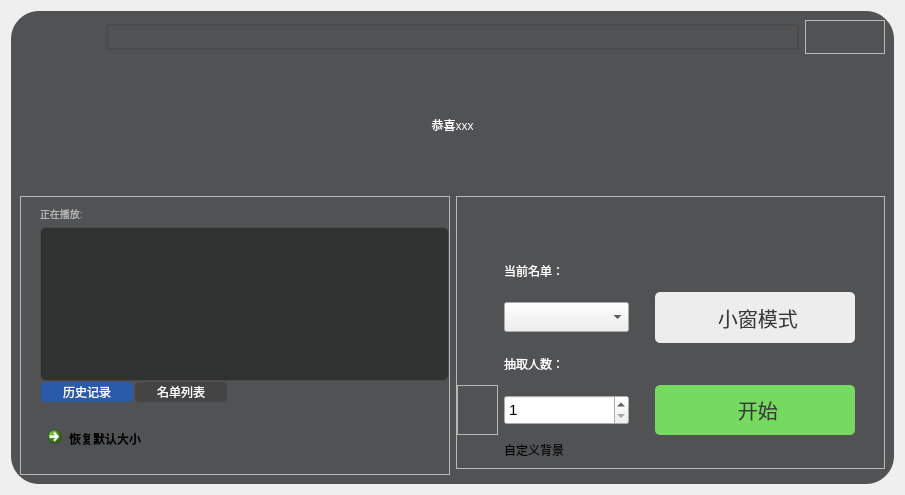
<?xml version="1.0" encoding="UTF-8"?>
<ui version="4.0">
 <class>CRPmain</class>
 <widget class="QWidget" name="CRPmain">
  <property name="geometry">
   <rect>
    <x>0</x>
    <y>0</y>
    <width>905</width>
    <height>495</height>
   </rect>
  </property>
  <property name="minimumSize">
   <size>
    <width>905</width>
    <height>495</height>
   </size>
  </property>
  <property name="windowTitle">
   <string>Class Roster Picker</string>
  </property>
  <property name="windowIcon">
   <iconset resource="../res/ui1.qrc">
    <normaloff>:/icons/picker.ico</normaloff>:/icons/picker.ico</iconset>
  </property>
  <property name="styleSheet">
   <string notr="true"/>
  </property>
  <widget class="QFrame" name="frame">
   <property name="geometry">
    <rect>
     <x>11</x>
     <y>11</y>
     <width>883</width>
     <height>473</height>
    </rect>
   </property>
   <property name="sizePolicy">
    <sizepolicy hsizetype="Expanding" vsizetype="Expanding">
     <horstretch>0</horstretch>
     <verstretch>0</verstretch>
    </sizepolicy>
   </property>
   <property name="minimumSize">
    <size>
     <width>0</width>
     <height>0</height>
    </size>
   </property>
   <property name="styleSheet">
    <string notr="true">#frame {
    border-radius: 28px;
    border-image: url(:/images/(1070).webp); 
}
</string>
   </property>
   <property name="frameShape">
    <enum>QFrame::StyledPanel</enum>
   </property>
   <property name="frameShadow">
    <enum>QFrame::Raised</enum>
   </property>
   <layout class="QGridLayout" name="gridLayout">
    <property name="sizeConstraint">
     <enum>QLayout::SetMinimumSize</enum>
    </property>
    <property name="leftMargin">
     <number>0</number>
    </property>
    <property name="topMargin">
     <number>0</number>
    </property>
    <property name="rightMargin">
     <number>0</number>
    </property>
    <property name="bottomMargin">
     <number>0</number>
    </property>
    <item row="0" column="0">
     <widget class="QFrame" name="frame_4">
      <property name="minimumSize">
       <size>
        <width>780</width>
        <height>445</height>
       </size>
      </property>
      <property name="styleSheet">
       <string notr="true">#frame_4{
background-color: rgba(42, 45, 47, 0.81);
border-radius: 28px;
}</string>
      </property>
      <property name="frameShape">
       <enum>QFrame::StyledPanel</enum>
      </property>
      <property name="frameShadow">
       <enum>QFrame::Raised</enum>
      </property>
      <layout class="QGridLayout" name="gridLayout_2">
       <item row="14" column="3" colspan="3">
        <widget class="QFrame" name="frame_3">
         <property name="sizePolicy">
          <sizepolicy hsizetype="Preferred" vsizetype="MinimumExpanding">
           <horstretch>0</horstretch>
           <verstretch>0</verstretch>
          </sizepolicy>
         </property>
         <property name="styleSheet">
          <string notr="true"/>
         </property>
         <property name="frameShape">
          <enum>QFrame::StyledPanel</enum>
         </property>
         <property name="frameShadow">
          <enum>QFrame::Raised</enum>
         </property>
         <layout class="QGridLayout" name="gridLayout_5">
          <property name="leftMargin">
           <number>0</number>
          </property>
          <item row="4" column="1">
           <widget class="QLabel" name="label_4">
            <property name="sizePolicy">
             <sizepolicy hsizetype="Preferred" vsizetype="Fixed">
              <horstretch>0</horstretch>
              <verstretch>0</verstretch>
             </sizepolicy>
            </property>
            <property name="minimumSize">
             <size>
              <width>0</width>
              <height>30</height>
             </size>
            </property>
            <property name="styleSheet">
             <string notr="true">QLabel {
    color: #FFFFFF;
}</string>
            </property>
            <property name="text">
             <string>抽取人数：</string>
            </property>
           </widget>
          </item>
          <item row="4" column="4">
           <spacer name="horizontalSpacer_4">
            <property name="orientation">
             <enum>Qt::Horizontal</enum>
            </property>
            <property name="sizeType">
             <enum>QSizePolicy::Fixed</enum>
            </property>
            <property name="sizeHint" stdset="0">
             <size>
              <width>15</width>
              <height>20</height>
             </size>
            </property>
           </spacer>
          </item>
          <item row="2" column="1">
           <widget class="QComboBox" name="comboBox">
            <property name="sizePolicy">
             <sizepolicy hsizetype="Preferred" vsizetype="Minimum">
              <horstretch>0</horstretch>
              <verstretch>0</verstretch>
             </sizepolicy>
            </property>
            <property name="minimumSize">
             <size>
              <width>125</width>
              <height>30</height>
             </size>
            </property>
            <property name="maximumSize">
             <size>
              <width>260</width>
              <height>30</height>
             </size>
            </property>
            <property name="sizeIncrement">
             <size>
              <width>0</width>
              <height>0</height>
             </size>
            </property>
            <property name="styleSheet">
             <string notr="true">QComboBox {
    font-size: 15px;
}

QComboBox QAbstractItemView {
    font-size: 15px;
}
</string>
            </property>
            <property name="editable">
             <bool>false</bool>
            </property>
            <property name="currentIndex">
             <number>-1</number>
            </property>
            <property name="maxVisibleItems">
             <number>8</number>
            </property>
            <property name="minimumContentsLength">
             <number>0</number>
            </property>
            <property name="duplicatesEnabled">
             <bool>false</bool>
            </property>
            <property name="frame">
             <bool>true</bool>
            </property>
           </widget>
          </item>
          <item row="4" column="2">
           <spacer name="horizontalSpacer">
            <property name="orientation">
             <enum>Qt::Horizontal</enum>
            </property>
            <property name="sizeType">
             <enum>QSizePolicy::Fixed</enum>
            </property>
            <property name="sizeHint" stdset="0">
             <size>
              <width>20</width>
              <height>20</height>
             </size>
            </property>
           </spacer>
          </item>
          <item row="1" column="1">
           <widget class="QLabel" name="label_5">
            <property name="sizePolicy">
             <sizepolicy hsizetype="Preferred" vsizetype="Fixed">
              <horstretch>0</horstretch>
              <verstretch>0</verstretch>
             </sizepolicy>
            </property>
            <property name="minimumSize">
             <size>
              <width>0</width>
              <height>30</height>
             </size>
            </property>
            <property name="styleSheet">
             <string notr="true">QLabel {
    color: #FFFFFF;
}</string>
            </property>
            <property name="text">
             <string>当前名单：</string>
            </property>
           </widget>
          </item>
          <item row="0" column="4">
           <spacer name="verticalSpacer">
            <property name="orientation">
             <enum>Qt::Vertical</enum>
            </property>
            <property name="sizeType">
             <enum>QSizePolicy::Expanding</enum>
            </property>
            <property name="sizeHint" stdset="0">
             <size>
              <width>20</width>
              <height>10</height>
             </size>
            </property>
           </spacer>
          </item>
          <item row="2" column="3">
           <widget class="QPushButton" name="pushButton_5">
            <property name="sizePolicy">
             <sizepolicy hsizetype="Minimum" vsizetype="Expanding">
              <horstretch>0</horstretch>
              <verstretch>0</verstretch>
             </sizepolicy>
            </property>
            <property name="minimumSize">
             <size>
              <width>165</width>
              <height>50</height>
             </size>
            </property>
            <property name="maximumSize">
             <size>
              <width>200</width>
              <height>90</height>
             </size>
            </property>
            <property name="baseSize">
             <size>
              <width>0</width>
              <height>0</height>
             </size>
            </property>
            <property name="styleSheet">
             <string notr="true">QPushButton{
	font-size: 20px;
	color: rgb(58, 58, 58);
	background:rgba(237, 237, 237, 1);
	border-radius:5px;
}
QPushButton:hover{background:rgba(210, 210, 210, 0.6);
}</string>
            </property>
            <property name="text">
             <string> 小窗模式</string>
            </property>
            <property name="icon">
             <iconset resource="../res/ui1.qrc">
              <normaloff>:/icons/swindow.png</normaloff>:/icons/swindow.png</iconset>
            </property>
            <property name="iconSize">
             <size>
              <width>19</width>
              <height>20</height>
             </size>
            </property>
           </widget>
          </item>
          <item row="5" column="0">
           <widget class="QFrame" name="frame_5">
            <property name="frameShape">
             <enum>QFrame::StyledPanel</enum>
            </property>
            <property name="frameShadow">
             <enum>QFrame::Raised</enum>
            </property>
           </widget>
          </item>
          <item row="6" column="1">
           <widget class="QLabel" name="label_6">
            <property name="layoutDirection">
             <enum>Qt::LeftToRight</enum>
            </property>
            <property name="text">
             <string>自定义背景</string>
            </property>
            <property name="alignment">
             <set>Qt::AlignLeading|Qt::AlignLeft|Qt::AlignVCenter</set>
            </property>
            <property name="textInteractionFlags">
             <set>Qt::NoTextInteraction</set>
            </property>
           </widget>
          </item>
          <item row="5" column="1">
           <widget class="QSpinBox" name="spinBox">
            <property name="sizePolicy">
             <sizepolicy hsizetype="Minimum" vsizetype="Minimum">
              <horstretch>0</horstretch>
              <verstretch>0</verstretch>
             </sizepolicy>
            </property>
            <property name="minimumSize">
             <size>
              <width>0</width>
              <height>30</height>
             </size>
            </property>
            <property name="maximumSize">
             <size>
              <width>260</width>
              <height>30</height>
             </size>
            </property>
            <property name="styleSheet">
             <string notr="true">* {
    font-size: 15px;
}</string>
            </property>
            <property name="minimum">
             <number>1</number>
            </property>
            <property name="maximum">
             <number>999999</number>
            </property>
           </widget>
          </item>
          <item row="5" column="3">
           <widget class="QPushButton" name="pushButton_2">
            <property name="sizePolicy">
             <sizepolicy hsizetype="Expanding" vsizetype="Expanding">
              <horstretch>0</horstretch>
              <verstretch>0</verstretch>
             </sizepolicy>
            </property>
            <property name="minimumSize">
             <size>
              <width>0</width>
              <height>50</height>
             </size>
            </property>
            <property name="maximumSize">
             <size>
              <width>200</width>
              <height>90</height>
             </size>
            </property>
            <property name="baseSize">
             <size>
              <width>0</width>
              <height>0</height>
             </size>
            </property>
            <property name="styleSheet">
             <string notr="true">QPushButton {
	font-size: 20px;
	color: rgb(58, 58, 58);
	background:rgba(118, 218, 96, 1);
	border-radius:5px;
}
QPushButton:hover{
background:rgba(80, 182, 84, 1);
}</string>
            </property>
            <property name="text">
             <string> 开始</string>
            </property>
            <property name="icon">
             <iconset resource="../res/ui1.qrc">
              <normaloff>:/icons/start.png</normaloff>:/icons/start.png</iconset>
            </property>
            <property name="iconSize">
             <size>
              <width>22</width>
              <height>22</height>
             </size>
            </property>
           </widget>
          </item>
          <item row="2" column="0">
           <spacer name="horizontalSpacer_2">
            <property name="orientation">
             <enum>Qt::Horizontal</enum>
            </property>
            <property name="sizeType">
             <enum>QSizePolicy::Preferred</enum>
            </property>
            <property name="sizeHint" stdset="0">
             <size>
              <width>20</width>
              <height>20</height>
             </size>
            </property>
           </spacer>
          </item>
         </layout>
        </widget>
       </item>
       <item row="0" column="1" colspan="4">
        <widget class="QProgressBar" name="progressBar">
         <property name="sizePolicy">
          <sizepolicy hsizetype="Preferred" vsizetype="Fixed">
           <horstretch>0</horstretch>
           <verstretch>0</verstretch>
          </sizepolicy>
         </property>
         <property name="styleSheet">
          <string notr="true"> QProgressBar {
        border: 2px solid rgba(75, 75, 75, 0.9);
        border-radius: 2px;
        background-color: rgba(0, 0, 0, 0);
    }

    QProgressBar::chunk {
    	background-color: QLinearGradient(
            x1: 0, y1: 0, x2: 1, y2: 1,
            stop: 0 #00BCD4, stop: 1 #8BC34A
        );
    	border-radius: 8px;
    }</string>
         </property>
         <property name="maximum">
          <number>0</number>
         </property>
         <property name="value">
          <number>-1</number>
         </property>
         <property name="alignment">
          <set>Qt::AlignLeading|Qt::AlignLeft|Qt::AlignVCenter</set>
         </property>
         <property name="textVisible">
          <bool>false</bool>
         </property>
         <property name="orientation">
          <enum>Qt::Horizontal</enum>
         </property>
         <property name="invertedAppearance">
          <bool>false</bool>
         </property>
         <property name="textDirection">
          <enum>QProgressBar::TopToBottom</enum>
         </property>
        </widget>
       </item>
       <item row="14" column="0" rowspan="2" colspan="3">
        <widget class="QFrame" name="frame_6">
         <property name="sizePolicy">
          <sizepolicy hsizetype="Preferred" vsizetype="MinimumExpanding">
           <horstretch>0</horstretch>
           <verstretch>0</verstretch>
          </sizepolicy>
         </property>
         <property name="frameShape">
          <enum>QFrame::StyledPanel</enum>
         </property>
         <property name="frameShadow">
          <enum>QFrame::Raised</enum>
         </property>
         <layout class="QGridLayout" name="gridLayout_3">
          <property name="rightMargin">
           <number>0</number>
          </property>
          <item row="2" column="0">
           <spacer name="horizontalSpacer_3">
            <property name="orientation">
             <enum>Qt::Horizontal</enum>
            </property>
            <property name="sizeType">
             <enum>QSizePolicy::Fixed</enum>
            </property>
            <property name="sizeHint" stdset="0">
             <size>
              <width>10</width>
              <height>10</height>
             </size>
            </property>
           </spacer>
          </item>
          <item row="4" column="1">
           <spacer name="verticalSpacer_2">
            <property name="orientation">
             <enum>Qt::Vertical</enum>
            </property>
            <property name="sizeType">
             <enum>QSizePolicy::Fixed</enum>
            </property>
            <property name="sizeHint" stdset="0">
             <size>
              <width>10</width>
              <height>10</height>
             </size>
            </property>
           </spacer>
          </item>
          <item row="3" column="1">
           <widget class="QCommandLinkButton" name="commandLinkButton">
            <property name="maximumSize">
             <size>
              <width>16777215</width>
              <height>40</height>
             </size>
            </property>
            <property name="text">
             <string>恢复默认大小</string>
            </property>
           </widget>
          </item>
          <item row="1" column="1">
           <widget class="QTabWidget" name="tabWidget">
            <property name="layoutDirection">
             <enum>Qt::LeftToRight</enum>
            </property>
            <property name="styleSheet">
             <string notr="true">/* QTabWidget整体背景与边框 */
QTabWidget {
    background-color: rgba(43, 43, 43, 0.85);

	border-radius: 6px;
}

/* 内容区无边框 */
QTabWidget::pane {
    border: none;
}

QTabBar::tab {
    color: white;                      
    background-color: rgba(63, 63, 63, 180);
    padding: 2px 6px;          /* ← 控制内部边距：越小标签越紧凑 */
    margin: 1px;               /* ← 控制标签之间的间隔 */
    min-width: 80px;           /* ← 标签最小宽度，可根据文字长度调整 */
    min-height: 16px;          /* ← 标签高度 */
    font-size: 12px;           /* ← 文字大小也影响视觉尺寸 */
    border-radius: 4px;
}

/* 选中标签背景颜色 */
QTabBar::tab:selected {
    background-color: rgba(26, 95, 207, 180);  /* 深蓝 */
}

/* 悬停选中的标签 */
QTabBar::tab:hover {
    background-color: rgba(81, 161, 81, 180);
}

QListWidget {
	border-radius: 6px;
}</string>
            </property>
            <property name="tabPosition">
             <enum>QTabWidget::South</enum>
            </property>
            <property name="tabShape">
             <enum>QTabWidget::Rounded</enum>
            </property>
            <property name="currentIndex">
             <number>0</number>
            </property>
            <property name="usesScrollButtons">
             <bool>false</bool>
            </property>
            <property name="documentMode">
             <bool>false</bool>
            </property>
            <property name="tabsClosable">
             <bool>false</bool>
            </property>
            <property name="movable">
             <bool>false</bool>
            </property>
            <property name="tabBarAutoHide">
             <bool>false</bool>
            </property>
            <widget class="QWidget" name="tab">
             <attribute name="title">
              <string>历史记录</string>
             </attribute>
             <layout class="QGridLayout" name="gridLayout_7">
              <property name="leftMargin">
               <number>0</number>
              </property>
              <property name="topMargin">
               <number>0</number>
              </property>
              <property name="rightMargin">
               <number>0</number>
              </property>
              <property name="bottomMargin">
               <number>0</number>
              </property>
              <property name="horizontalSpacing">
               <number>7</number>
              </property>
              <item row="0" column="0">
               <widget class="QListWidget" name="listWidget">
                <property name="maximumSize">
                 <size>
                  <width>16777215</width>
                  <height>16777215</height>
                 </size>
                </property>
                <property name="styleSheet">
                 <string notr="true">QListWidget {
    background-color: rgba(43, 43, 43, 0.85);
    color: rgba(255, 255, 255, 1);
    border: 1px solid rgba(75, 75, 75, 0.9)
}
QScrollBar:vertical {
    width: 12px;
    border: 1px solid rgba(43, 43, 43, 0.9);
    margin: 0px;
    padding-top: 0px;
    padding-bottom: 0px;
}

QScrollBar::handle:vertical {
    width: 3px;
    background: rgba(75, 75, 75, 0.9);
    min-height: 20px;
}

QScrollBar::handle:vertical:hover {
    background: rgba(63, 63, 63, 1);
}

QScrollBar::sub-line:vertical,
QScrollBar::add-line:vertical {
    width: 0px;
    height: 0px;
}

QScrollBar::add-page:vertical,
QScrollBar::sub-page:vertical {
    background: rgba(43, 43, 43, 0.9);
}

QScrollBar:horizontal {
    height: 12px;
    border: 1px rgba(43, 43, 43, 0.9);
    margin: 0px;
    padding-left: 0px;
    padding-right: 0px;
}

QScrollBar::handle:horizontal {
    height: 16px;
    background: rgba(75, 75, 75, 0.9);
    min-width: 20px;
}

QScrollBar::handle:horizontal:hover {
    background: rgba(63, 63, 63, 1);
}

QScrollBar::add-page:horizontal,
QScrollBar::sub-page:horizontal {
    background: rgba(43, 43, 43, 0.9);
}

* {
    font-size: 18px;
}
</string>
                </property>
                <property name="frameShadow">
                 <enum>QFrame::Sunken</enum>
                </property>
                <property name="verticalScrollBarPolicy">
                 <enum>Qt::ScrollBarAlwaysOff</enum>
                </property>
                <property name="horizontalScrollBarPolicy">
                 <enum>Qt::ScrollBarAsNeeded</enum>
                </property>
                <property name="showDropIndicator" stdset="0">
                 <bool>false</bool>
                </property>
                <property name="dragEnabled">
                 <bool>false</bool>
                </property>
                <property name="defaultDropAction">
                 <enum>Qt::IgnoreAction</enum>
                </property>
                <property name="selectionMode">
                 <enum>QAbstractItemView::SingleSelection</enum>
                </property>
                <property name="selectionBehavior">
                 <enum>QAbstractItemView::SelectItems</enum>
                </property>
                <property name="verticalScrollMode">
                 <enum>QAbstractItemView::ScrollPerPixel</enum>
                </property>
                <property name="horizontalScrollMode">
                 <enum>QAbstractItemView::ScrollPerPixel</enum>
                </property>
                <property name="movement">
                 <enum>QListView::Static</enum>
                </property>
                <property name="resizeMode">
                 <enum>QListView::Fixed</enum>
                </property>
               </widget>
              </item>
             </layout>
            </widget>
            <widget class="QWidget" name="tab_2">
             <attribute name="title">
              <string>名单列表</string>
             </attribute>
             <layout class="QGridLayout" name="gridLayout_8">
              <property name="leftMargin">
               <number>0</number>
              </property>
              <property name="topMargin">
               <number>0</number>
              </property>
              <property name="rightMargin">
               <number>0</number>
              </property>
              <property name="bottomMargin">
               <number>0</number>
              </property>
              <item row="0" column="0">
               <widget class="QListWidget" name="listWidget_2">
                <property name="maximumSize">
                 <size>
                  <width>16777215</width>
                  <height>16777215</height>
                 </size>
                </property>
                <property name="styleSheet">
                 <string notr="true">QListWidget {
    background-color: rgba(43, 43, 43, 0.85);
    color: rgba(255, 255, 255, 1);
    border: 1px solid rgba(75, 75, 75, 0.9);
}
QScrollBar:vertical {
    width: 12px;
    border: 1px solid rgba(43, 43, 43, 0.9);
    margin: 0px;
    padding-top: 0px;
    padding-bottom: 0px;
}

QScrollBar::handle:vertical {
    width: 3px;
    background: rgba(75, 75, 75, 0.9);
    min-height: 20px;
}

QScrollBar::handle:vertical:hover {
    background: rgba(63, 63, 63, 1);
}

QScrollBar::sub-line:vertical,
QScrollBar::add-line:vertical {
    width: 0px;
    height: 0px;
}

QScrollBar::add-page:vertical,
QScrollBar::sub-page:vertical {
    background: rgba(43, 43, 43, 0.9);
}

QScrollBar:horizontal {
    height: 12px;
    border: 1px rgba(43, 43, 43, 0.9);
    margin: 0px;
    padding-left: 0px;
    padding-right: 0px;
}

QScrollBar::handle:horizontal {
    height: 16px;
    background: rgba(75, 75, 75, 0.9);
    min-width: 20px;
}

QScrollBar::handle:horizontal:hover {
    background: rgba(63, 63, 63, 1);
}

QScrollBar::add-page:horizontal,
QScrollBar::sub-page:horizontal {
    background: rgba(43, 43, 43, 0.9);
}

* {
    font-size: 18px;
}
</string>
                </property>
                <property name="frameShadow">
                 <enum>QFrame::Sunken</enum>
                </property>
                <property name="verticalScrollBarPolicy">
                 <enum>Qt::ScrollBarAlwaysOff</enum>
                </property>
                <property name="horizontalScrollBarPolicy">
                 <enum>Qt::ScrollBarAsNeeded</enum>
                </property>
                <property name="showDropIndicator" stdset="0">
                 <bool>false</bool>
                </property>
                <property name="dragEnabled">
                 <bool>false</bool>
                </property>
                <property name="defaultDropAction">
                 <enum>Qt::IgnoreAction</enum>
                </property>
                <property name="selectionMode">
                 <enum>QAbstractItemView::SingleSelection</enum>
                </property>
                <property name="selectionBehavior">
                 <enum>QAbstractItemView::SelectItems</enum>
                </property>
                <property name="verticalScrollMode">
                 <enum>QAbstractItemView::ScrollPerPixel</enum>
                </property>
                <property name="horizontalScrollMode">
                 <enum>QAbstractItemView::ScrollPerPixel</enum>
                </property>
                <property name="movement">
                 <enum>QListView::Static</enum>
                </property>
                <property name="resizeMode">
                 <enum>QListView::Fixed</enum>
                </property>
               </widget>
              </item>
             </layout>
            </widget>
           </widget>
          </item>
          <item row="0" column="1">
           <widget class="QLabel" name="label_7">
            <property name="sizePolicy">
             <sizepolicy hsizetype="Preferred" vsizetype="Fixed">
              <horstretch>0</horstretch>
              <verstretch>0</verstretch>
             </sizepolicy>
            </property>
            <property name="maximumSize">
             <size>
              <width>16777215</width>
              <height>50</height>
             </size>
            </property>
            <property name="styleSheet">
             <string notr="true">QLabel {
    color: #B4B4B4;
}
* {
    font-size: 10px;
}</string>
            </property>
            <property name="text">
             <string>正在播放:</string>
            </property>
            <property name="alignment">
             <set>Qt::AlignLeading|Qt::AlignLeft|Qt::AlignVCenter</set>
            </property>
            <property name="textInteractionFlags">
             <set>Qt::NoTextInteraction</set>
            </property>
           </widget>
          </item>
         </layout>
        </widget>
       </item>
       <item row="0" column="0">
        <widget class="QPushButton" name="pushButton_4">
         <property name="minimumSize">
          <size>
           <width>80</width>
           <height>0</height>
          </size>
         </property>
         <property name="maximumSize">
          <size>
           <width>80</width>
           <height>16777215</height>
          </size>
         </property>
         <property name="styleSheet">
          <string notr="true">
QPushButton{
	border:none;
}
QPushButton:hover{
	padding-bottom:3px;
}</string>
         </property>
         <property name="text">
          <string/>
         </property>
         <property name="icon">
          <iconset resource="../res/ui1.qrc">
           <normaloff>:/icons/setting.png</normaloff>:/icons/setting.png</iconset>
         </property>
         <property name="iconSize">
          <size>
           <width>20</width>
           <height>20</height>
          </size>
         </property>
        </widget>
       </item>
       <item row="0" column="5">
        <widget class="QFrame" name="frame_2">
         <property name="minimumSize">
          <size>
           <width>80</width>
           <height>0</height>
          </size>
         </property>
         <property name="maximumSize">
          <size>
           <width>80</width>
           <height>16777215</height>
          </size>
         </property>
         <property name="styleSheet">
          <string notr="true">
QPushButton{
	border:none;
}
QPushButton:hover{
	padding-bottom:4px;
}</string>
         </property>
         <property name="frameShape">
          <enum>QFrame::StyledPanel</enum>
         </property>
         <property name="frameShadow">
          <enum>QFrame::Raised</enum>
         </property>
         <layout class="QGridLayout" name="gridLayout_6">
          <item row="0" column="1">
           <widget class="QPushButton" name="pushButton_3">
            <property name="text">
             <string/>
            </property>
            <property name="icon">
             <iconset resource="../res/ui1.qrc">
              <normaloff>:/icons/exit.png</normaloff>:/icons/exit.png</iconset>
            </property>
            <property name="iconSize">
             <size>
              <width>20</width>
              <height>20</height>
             </size>
            </property>
           </widget>
          </item>
          <item row="0" column="0">
           <widget class="QPushButton" name="pushButton">
            <property name="text">
             <string/>
            </property>
            <property name="icon">
             <iconset resource="../res/ui1.qrc">
              <normaloff>:/icons/hide.png</normaloff>:/icons/hide.png</iconset>
            </property>
            <property name="iconSize">
             <size>
              <width>20</width>
              <height>20</height>
             </size>
            </property>
           </widget>
          </item>
         </layout>
        </widget>
       </item>
       <item row="1" column="1" colspan="4">
        <widget class="QLabel" name="label_3">
         <property name="sizePolicy">
          <sizepolicy hsizetype="Preferred" vsizetype="MinimumExpanding">
           <horstretch>0</horstretch>
           <verstretch>0</verstretch>
          </sizepolicy>
         </property>
         <property name="minimumSize">
          <size>
           <width>0</width>
           <height>130</height>
          </size>
         </property>
         <property name="styleSheet">
          <string notr="true">QLabel {
    color: #FFFFFF;
}</string>
         </property>
         <property name="frameShape">
          <enum>QFrame::NoFrame</enum>
         </property>
         <property name="frameShadow">
          <enum>QFrame::Plain</enum>
         </property>
         <property name="text">
          <string>恭喜xxx</string>
         </property>
         <property name="scaledContents">
          <bool>false</bool>
         </property>
         <property name="alignment">
          <set>Qt::AlignCenter</set>
         </property>
         <property name="wordWrap">
          <bool>true</bool>
         </property>
         <property name="margin">
          <number>0</number>
         </property>
         <property name="openExternalLinks">
          <bool>false</bool>
         </property>
        </widget>
       </item>
      </layout>
     </widget>
    </item>
   </layout>
  </widget>
 </widget>
 <resources>
  <include location="../res/ui1.qrc"/>
 </resources>
 <connections>
  <connection>
   <sender>pushButton_3</sender>
   <signal>clicked()</signal>
   <receiver>CRPmain</receiver>
   <slot>close()</slot>
   <hints>
    <hint type="sourcelabel">
     <x>675</x>
     <y>32</y>
    </hint>
    <hint type="destinationlabel">
     <x>354</x>
     <y>204</y>
    </hint>
   </hints>
  </connection>
 </connections>
</ui>
